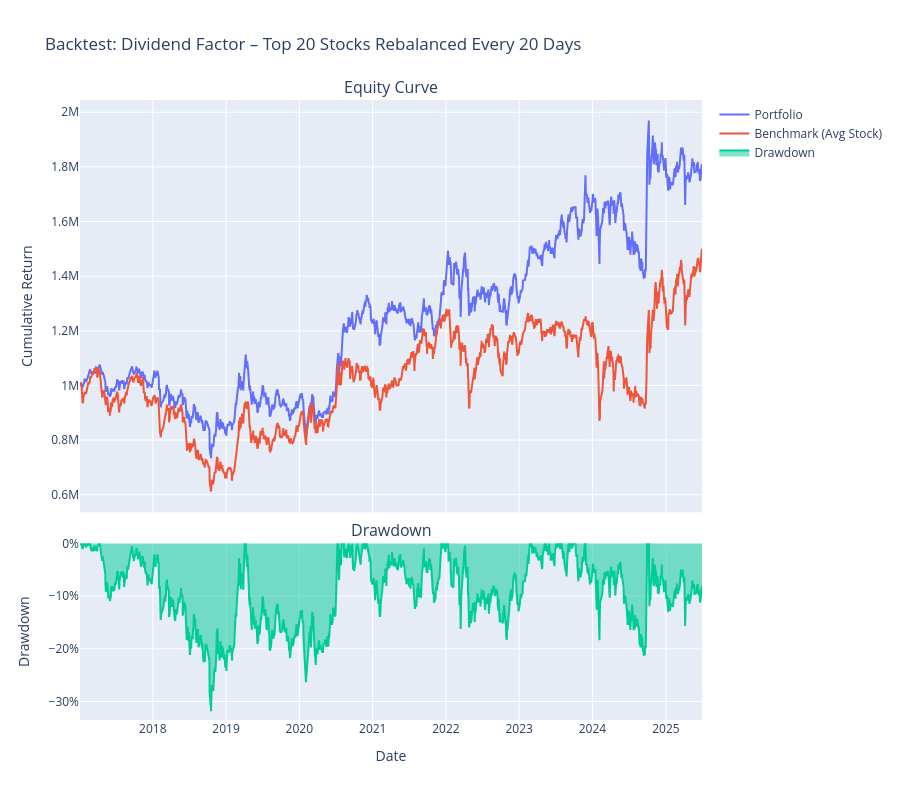

Here is the notebook cell this chart was saved with:
### Markdown cell above
回测时使用复权价格，检查：因子计算使用原始价格

### Code cell
import pandas as pd
import numpy as np
from util import *

# ----------------------------
# User‑configurable parameters
# ----------------------------
INITIAL_CASH = 1_000_000        # initial capital
START_DATE = '2017-01-01'       # backtest start date (inclusive)
END_DATE   = '2025-06-30'       # backtest end date (inclusive)
REBALANCE_FREQ = 20             # rebalance every N calendar days (using available selection dates)
TOP_N = 20                       # number of top‑ranked stocks to hold each rebalance

PRICE_FILE = 'data/eod_prices.parquet'                 # path to price file
SELECTION_FILE = 'records/div_selection.xlsx'          # path to dividend factor selection file

# ----------------------------
# Load and prepare data
# ----------------------------
print("Loading data...")
price_df = load_and_preprocess_price(PRICE_FILE)
selection_df = load_selection(SELECTION_FILE)

# Create pivot table: rows = dates, columns = stocks, values = adjusted_close
price_pivot = price_df.pivot(index='trade_date', columns='stock_code', values='adjusted_close')
price_pivot = price_pivot.sort_index()
# Ensure index is datetime (fix for categorical index)
price_pivot.index = pd.to_datetime(price_pivot.index)

# Filter by date range
price_pivot = price_pivot.loc[START_DATE:END_DATE]
selection_df = selection_df[(selection_df['trade_date'] >= START_DATE) &
                            (selection_df['trade_date'] <= END_DATE)]

# Get sorted unique selection dates (these are the only dates we consider for rebalancing)
selection_dates = sorted(selection_df['trade_date'].unique())
if not selection_dates:
    raise ValueError("No selection data available in the given date range.")

# Determine rebalance dates (every REBALANCE_FREQ-th date in the selection_dates list)
rebalance_dates = selection_dates[::REBALANCE_FREQ]
print(f"Number of rebalance dates: {len(rebalance_dates)}")

# Generate the full timeline (all trading days in the pivot index)
all_dates = price_pivot.index.tolist()
# Ensure we start from the first rebalance date (before that we have no positions)
first_rebalance = rebalance_dates[0]
timeline = [d for d in all_dates if d >= first_rebalance]

# ----------------------------
# Backtest loop
# ----------------------------
cash = INITIAL_CASH
holdings = {}  # stock_code -> shares
portfolio_values = []
benchmark_cumulative = None

# Pre‑compute benchmark returns (daily equal‑weighted average)
benchmark_daily, benchmark_cum = compute_benchmark_returns(price_pivot, START_DATE, END_DATE)

# For each day in timeline
for date in timeline:
    # Get today's prices for all stocks (if missing, price will be NaN)
    today_prices = price_pivot.loc[date]

    # --- Rebalance if today is a rebalance date ---
    if date in rebalance_dates:
        # 1. Sell all current holdings
        for stock, shares in holdings.items():
            price = today_prices.get(stock, np.nan)
            if pd.notna(price):
                cash += shares * price
            # If price is missing, we assume the stock is worthless (sell for 0)
        holdings = {}

        # 2. Get selected stocks for today (dividend factor top N)
        selected = get_top_n_selection(selection_df, date, TOP_N)

        # 3. Buy new holdings equally
        if selected:
            # Filter stocks that have a valid price today
            valid_stocks = [s for s in selected if pd.notna(today_prices.get(s, np.nan))]
            if valid_stocks:
                amount_per_stock = cash / len(valid_stocks)
                for stock in valid_stocks:
                    price = today_prices[stock]
                    shares = amount_per_stock / price
                    holdings[stock] = shares
                cash = 0.0  # all cash invested
            else:
                # No valid stocks – keep cash
                pass

    # --- Calculate total portfolio value today ---
    portfolio_value = cash
    for stock, shares in holdings.items():
        price = today_prices.get(stock, np.nan)
        if pd.notna(price):
            portfolio_value += shares * price
        # If price is missing, the position contributes 0
    portfolio_values.append(portfolio_value)

# ----------------------------
# Prepare results
# ----------------------------
portfolio_series = pd.Series(portfolio_values, index=timeline, name='Portfolio')

benchmark_series = benchmark_cum.reindex(timeline, method='ffill').fillna(1.0)
benchmark_funds = INITIAL_CASH * benchmark_series

portfolio_returns = portfolio_series.pct_change().dropna()

metrics = compute_metrics(portfolio_returns, rf=0, periods_per_year=252)
print("\n--- Performance Metrics (Dividend Factor) ---")
for k, v in metrics.items():
    print(f"{k}: {v:.4f}" if isinstance(v, float) else f"{k}: {v}")

plot_results(portfolio_series, benchmark_funds, timeline,
             title='Backtest: Dividend Factor – Top {} Stocks Rebalanced Every {} Days'.format(TOP_N, REBALANCE_FREQ))

### Figure 1 — Plotly figure (JSON) as saved in the notebook; plotly's stock layout.template omitted (floating-point values rounded to 4 significant figures; data arrays with more than 128 entries replaced by an {"elided": "..."} marker saying what was removed)
{"data": [{"mode": "lines", "name": "Portfolio", "type": "scatter", "x": {"elided": "2060 str values"}, "xaxis": "x", "y": {"elided": "2060 float values"}, "yaxis": "y"}, {"mode": "lines", "name": "Benchmark (Avg Stock)", "type": "scatter", "x": {"elided": "2060 str values"}, "xaxis": "x", "y": {"elided": "2060 float values"}, "yaxis": "y"}, {"fill": "tozeroy", "mode": "lines", "name": "Drawdown", "type": "scatter", "x": {"elided": "2059 str values"}, "xaxis": "x2", "y": {"elided": "2059 float values"}, "yaxis": "y2"}], "layout": {"annotations": [{"font": {"size": 16}, "showarrow": false, "text": "Equity Curve", "x": 0.5, "xanchor": "center", "xref": "paper", "y": 1.0, "yanchor": "bottom", "yref": "paper"}, {"font": {"size": 16}, "showarrow": false, "text": "Drawdown", "x": 0.5, "xanchor": "center", "xref": "paper", "y": 0.285, "yanchor": "bottom", "yref": "paper"}], "height": 800, "hovermode": "x unified", "showlegend": true, "title": {"text": "Backtest: Dividend Factor – Top 20 Stocks Rebalanced Every 20 Days"}, "xaxis": {"anchor": "y", "domain": [0, 1], "matches": "x2", "showticklabels": false}, "xaxis2": {"anchor": "y2", "domain": [0, 1], "title": {"text": "Date"}}, "yaxis": {"anchor": "x", "domain": [0.335, 1.0], "title": {"text": "Cumulative Return"}}, "yaxis2": {"anchor": "x2", "domain": [0, 0.285], "tickformat": ".0%", "title": {"text": "Drawdown"}}}}
